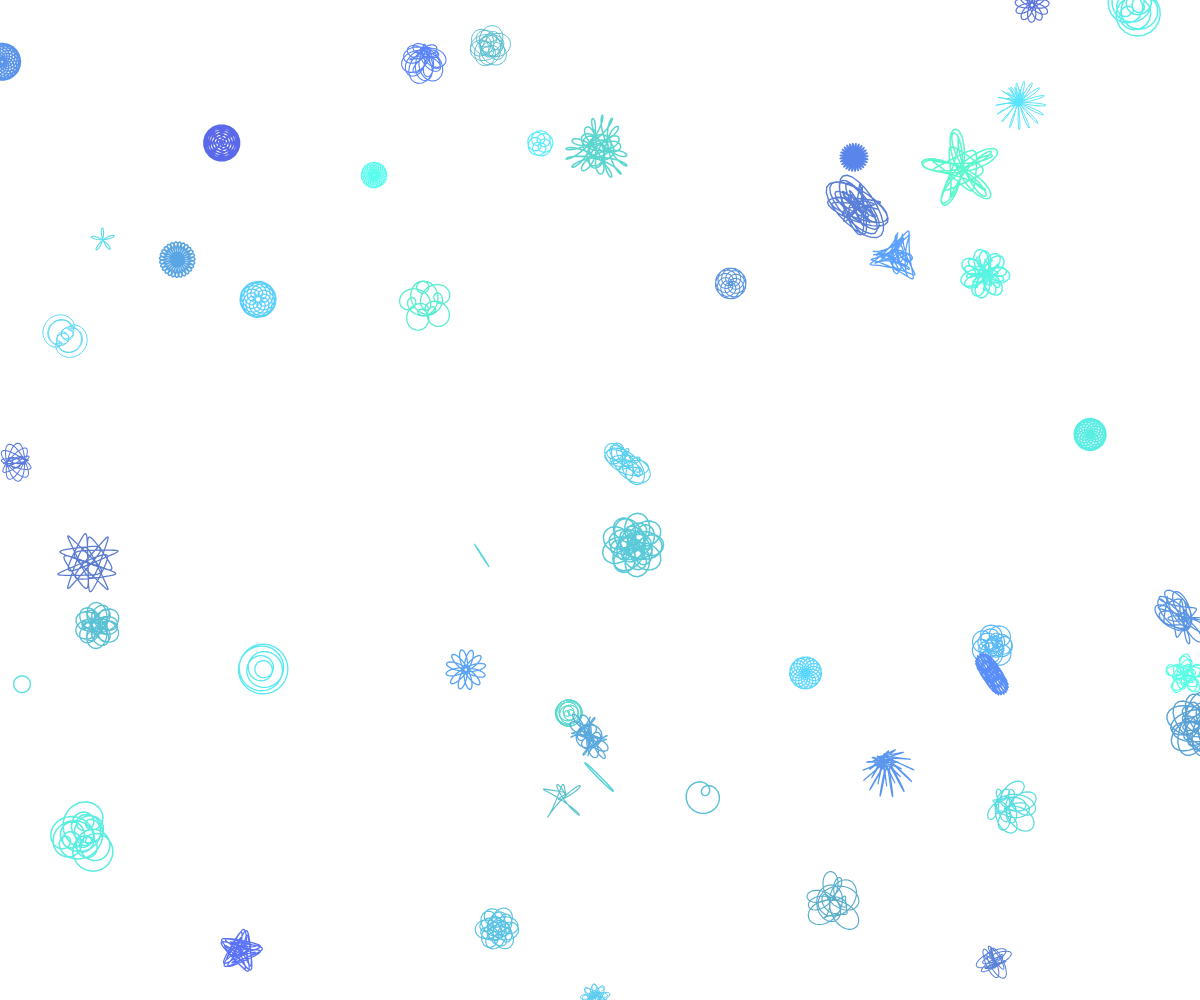
Frame 1 (no input)
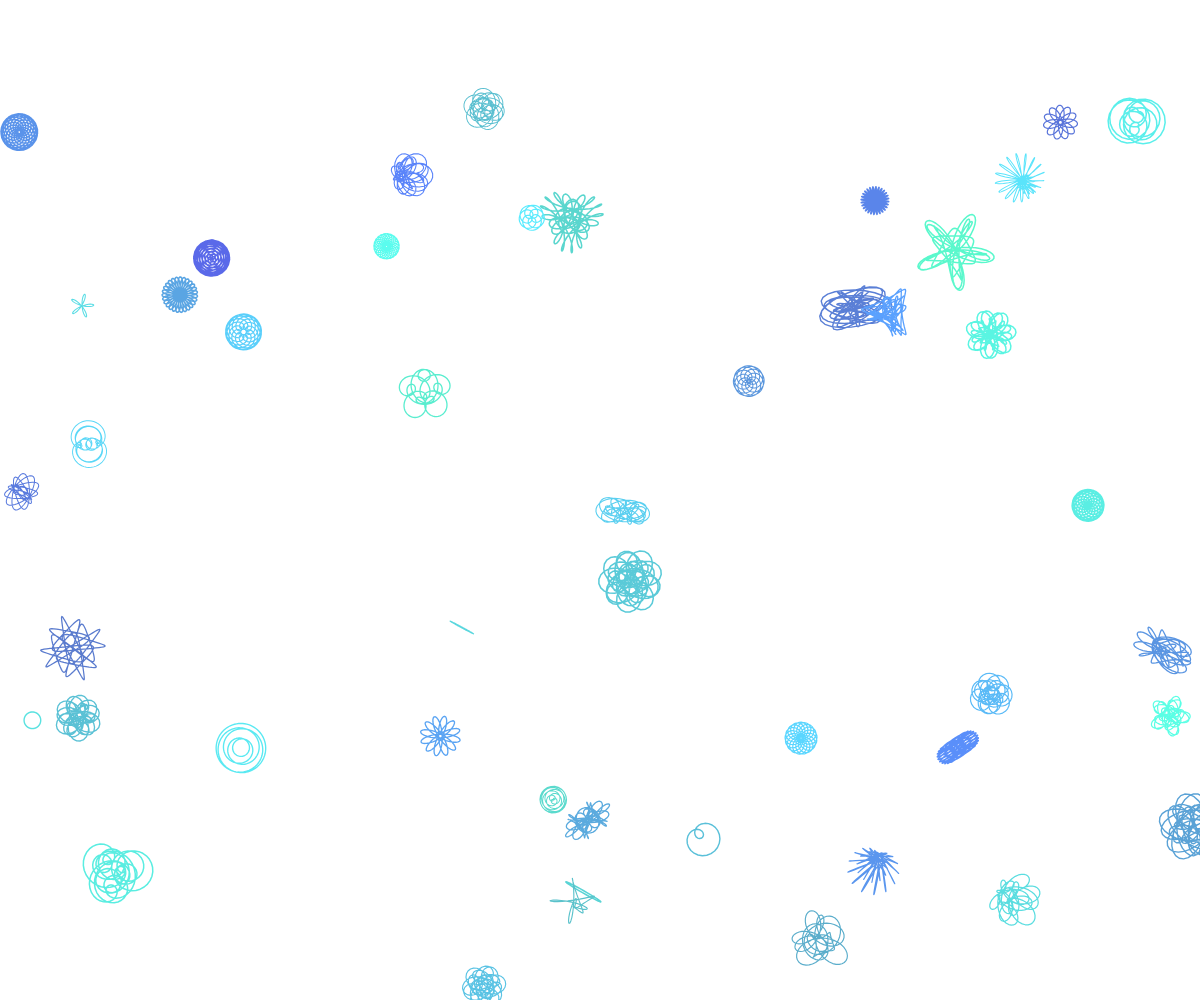
Frame 60 (no input)
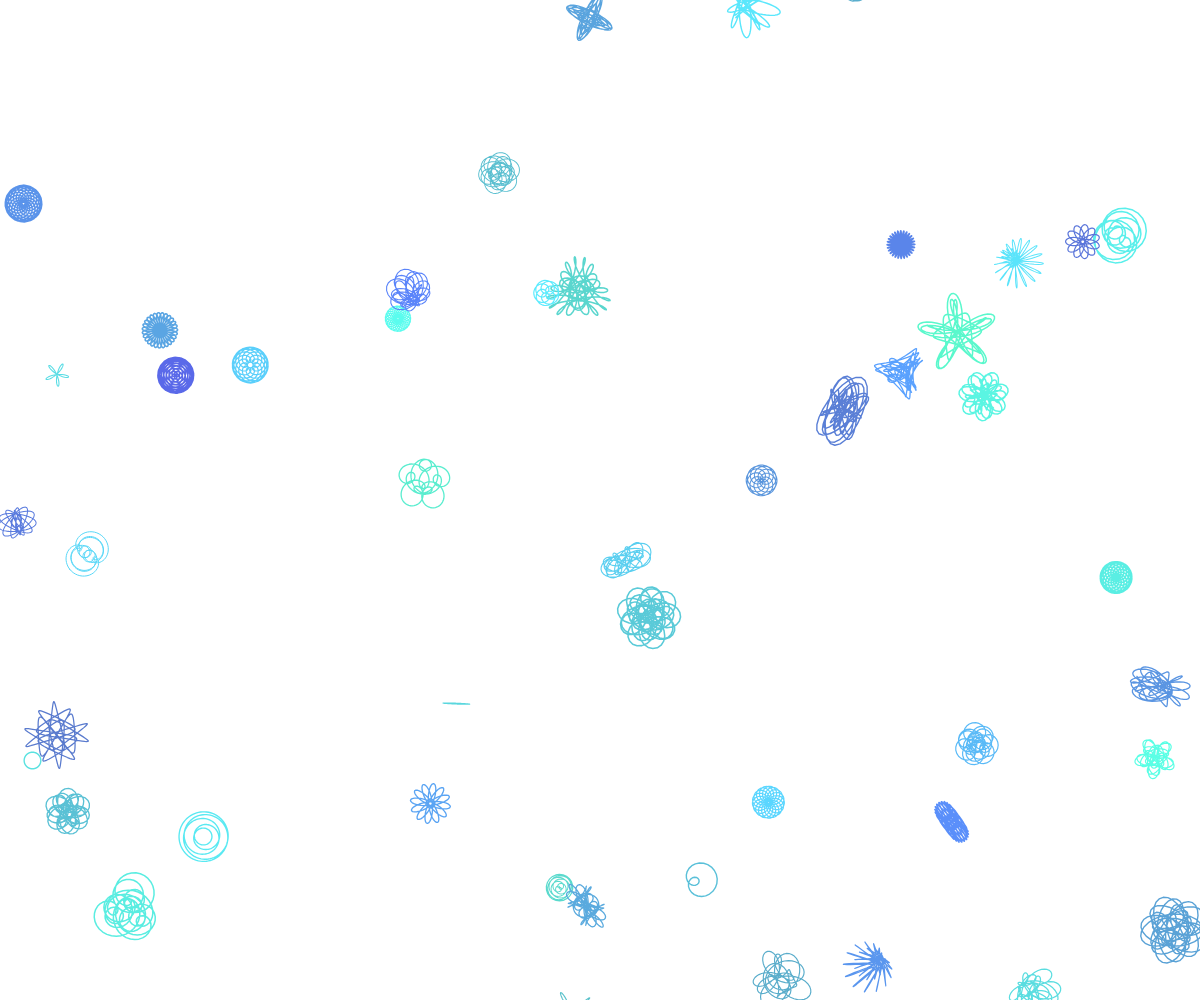
Frame 120 (the mouse pressed at the canvas centre since frame 60)

The p5.js sketch that drew these frames (run headless with seeded random() and noise() and a simulated clock; from frame 60 on, the mouse is pressed at the canvas centre):

// p5.js sketch
// ── sketch.js
/* 

Written in p5.js (https://p5js.org/)
Under Creative Commons License
https://creativecommons.org/licenses/by-sa/4.0/

Author: Juan Carlos Ponce Campuzano
Site: https://jcponce.github.io/
Date: 20-Oct-2020
 
*/

let dots = [];
let count = 50;
let noiseval = 0.01;

function setup() {
  createCanvas(windowWidth, windowHeight);
  pointInit();

}

function draw() {
  background(255);
  for (var i = 0; i < count; i++) {
    dots[i].drawMe();
    dots[i].updateMe();
  }
}

function windowResized() {
  resizeCanvas(windowWidth, windowHeight);
}

function pointInit() {
  for (var i = 0; i < count; i++) {
    dots[i] = new curveObj();
  }
}


class curveObj {

  constructor() {
    this.initMe();
  }

  initMe() {
    this.x = random(0, width);
    this.y = random(0, height);
    this.sizeScale = random(6, 10);
    this.rotAngle = 0;
    this.rotSpeed = random(-3, 3);
    this.speed = random(0.5, 2);
    this.xnoise = random(100);
    this.red = random(90, 90);
    this.green = random(100, 255);
    this.blue = random(200, 255);
    this.set();
  }

  updateMe() {
    this.x = this.x + noise(this.xnoise) * 2 - 1;
    this.xnoise = this.xnoise + noiseval;
    this.y = this.y + this.speed;
    if (this.y > height + 100) {
      this.initMe();
      this.y = -50;
    }
    this.rotAngle += this.rotSpeed;
  }

  drawMe() {
    push();
    translate(this.x, this.y);
    rotate(radians(this.rotAngle));
    scale(this.sizeScale, this.sizeScale);
    stroke(this.red, this.green, this.blue);
    strokeWeight(0.155);
    strokeJoin(ROUND);
    noFill();
    beginShape();
    for (let k = 0; k < 360; k += 1) {
      let t = map(k, 0, 360, 0, TWO_PI);
      let vs = this.sumC(t);
      vertex(vs.x, vs.y);
    }
    endShape(CLOSE);
    pop();
  }

  set() {
    this.m = this.getRndInteger(2, 4);

    this.complex = [];
    let s = 1;
    for (let i = 0; i < 4; i++) {
      this.complex[i] = new p5.Vector(random(0.2, s), random(0.5, s));
    }

    this.n = [];
    for (let i = 0; i < 4; i++) {
      this.n[i] = this.getRndInteger(-20, 20);
    }
  }

  getRndInteger(min, max) {
    return Math.floor(Math.random() * (max - min + 1)) + min;
  }

  sumC(t) {
    let sumX = 0;
    let sumY = 0;
    let k = 0;
    while (k < this.m) {
      let x = this.complex[k].x;
      let y = this.complex[k].y;
      let c = this.n[k];
      sumX += x * cos(c * t) - y * sin(c * t);
      sumY += x * sin(c * t) + y * cos(c * t);
      k++
    }

    return createVector(sumX, sumY);
  }

 

}
